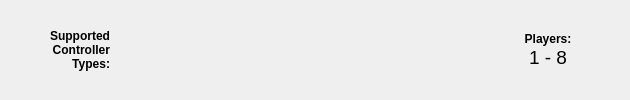
       <widget class="QWidget" name="topControllerApplet" native="true">
        <layout class="QHBoxLayout" name="horizontalLayout">
         <property name="spacing">
          <number>10</number>
         </property>
         <property name="leftMargin">
          <number>0</number>
         </property>
         <property name="topMargin">
          <number>10</number>
         </property>
         <property name="rightMargin">
          <number>0</number>
         </property>
         <property name="bottomMargin">
          <number>10</number>
         </property>
         <item>
          <spacer name="controllerAppletHorizontalSpacer2">
           <property name="orientation">
            <enum>Qt::Horizontal</enum>
           </property>
           <property name="sizeHint" stdset="0">
            <size>
             <width>40</width>
             <height>20</height>
            </size>
           </property>
          </spacer>
         </item>
         <item>
          <widget class="QWidget" name="controllersSupported" native="true">
           <property name="minimumSize">
            <size>
             <width>70</width>
             <height>70</height>
            </size>
           </property>
           <property name="maximumSize">
            <size>
             <width>70</width>
             <height>70</height>
            </size>
           </property>
           <layout class="QVBoxLayout" name="verticalLayout_21">
            <property name="leftMargin">
             <number>0</number>
            </property>
            <property name="topMargin">
             <number>0</number>
            </property>
            <property name="rightMargin">
             <number>0</number>
            </property>
            <property name="bottomMargin">
             <number>0</number>
            </property>
            <item>
             <widget class="QLabel" name="controllersSupportedLabel">
              <property name="minimumSize">
               <size>
                <width>70</width>
                <height>70</height>
               </size>
              </property>
              <property name="maximumSize">
               <size>
                <width>70</width>
                <height>70</height>
               </size>
              </property>
              <property name="font">
               <font>
                <weight>75</weight>
                <bold>true</bold>
               </font>
              </property>
              <property name="text">
               <string>Supported Controller Types:</string>
              </property>
              <property name="alignment">
               <set>Qt::AlignRight|Qt::AlignTrailing|Qt::AlignVCenter</set>
              </property>
              <property name="wordWrap">
               <bool>true</bool>
              </property>
             </widget>
            </item>
           </layout>
          </widget>
         </item>
         <item>
          <widget class="PlayerControlPreview" name="controllerSupported1">
           <property name="sizePolicy">
            <sizepolicy hsizetype="Preferred" vsizetype="Preferred">
             <horstretch>0</horstretch>
             <verstretch>0</verstretch>
            </sizepolicy>
           </property>
           <property name="minimumSize">
            <size>
             <width>70</width>
             <height>70</height>
            </size>
           </property>
           <property name="maximumSize">
            <size>
             <width>70</width>
             <height>70</height>
            </size>
           </property>
           <property name="styleSheet">
            <string notr="true"/>
           </property>
          </widget>
         </item>
         <item>
          <widget class="PlayerControlPreview" name="controllerSupported2">
           <property name="minimumSize">
            <size>
             <width>70</width>
             <height>70</height>
            </size>
           </property>
           <property name="maximumSize">
            <size>
             <width>70</width>
             <height>70</height>
            </size>
           </property>
           <property name="styleSheet">
            <string notr="true"/>
           </property>
          </widget>
         </item>
         <item>
          <widget class="PlayerControlPreview" name="controllerSupported3">
           <property name="minimumSize">
            <size>
             <width>70</width>
             <height>70</height>
            </size>
           </property>
           <property name="maximumSize">
            <size>
             <width>70</width>
             <height>70</height>
            </size>
           </property>
           <property name="styleSheet">
            <string notr="true"/>
           </property>
          </widget>
         </item>
         <item>
          <widget class="PlayerControlPreview" name="controllerSupported4">
           <property name="minimumSize">
            <size>
             <width>70</width>
             <height>70</height>
            </size>
           </property>
           <property name="maximumSize">
            <size>
             <width>70</width>
             <height>70</height>
            </size>
           </property>
           <property name="styleSheet">
            <string notr="true"/>
           </property>
          </widget>
         </item>
         <item>
          <widget class="PlayerControlPreview" name="controllerSupported5">
           <property name="minimumSize">
            <size>
             <width>70</width>
             <height>70</height>
            </size>
           </property>
           <property name="maximumSize">
            <size>
             <width>70</width>
             <height>70</height>
            </size>
           </property>
           <property name="styleSheet">
            <string notr="true"/>
           </property>
          </widget>
         </item>
         <item>
          <widget class="QWidget" name="playersSupported" native="true">
           <property name="minimumSize">
            <size>
             <width>70</width>
             <height>70</height>
            </size>
           </property>
           <property name="maximumSize">
            <size>
             <width>70</width>
             <height>70</height>
            </size>
           </property>
           <layout class="QVBoxLayout" name="verticalLayout_20">
            <property name="spacing">
             <number>0</number>
            </property>
            <property name="leftMargin">
             <number>0</number>
            </property>
            <property name="topMargin">
             <number>16</number>
            </property>
            <property name="rightMargin">
             <number>14</number>
            </property>
            <property name="bottomMargin">
             <number>16</number>
            </property>
            <item>
             <widget class="QLabel" name="maxSupportedLabel">
              <property name="font">
               <font>
                <weight>75</weight>
                <bold>true</bold>
               </font>
              </property>
              <property name="text">
               <string>Players:</string>
              </property>
              <property name="alignment">
               <set>Qt::AlignCenter</set>
              </property>
              <property name="wordWrap">
               <bool>false</bool>
              </property>
             </widget>
            </item>
            <item>
             <widget class="QLabel" name="numberSupportedLabel">
              <property name="font">
               <font>
                <pointsize>14</pointsize>
               </font>
              </property>
              <property name="text">
               <string>1 - 8</string>
              </property>
              <property name="alignment">
               <set>Qt::AlignCenter</set>
              </property>
             </widget>
            </item>
           </layout>
          </widget>
         </item>
         <item>
          <spacer name="controllerAppletHorizontalSpacer3">
           <property name="orientation">
            <enum>Qt::Horizontal</enum>
           </property>
           <property name="sizeHint" stdset="0">
            <size>
             <width>40</width>
             <height>20</height>
            </size>
           </property>
          </spacer>
         </item>
        </layout>
       </widget>
